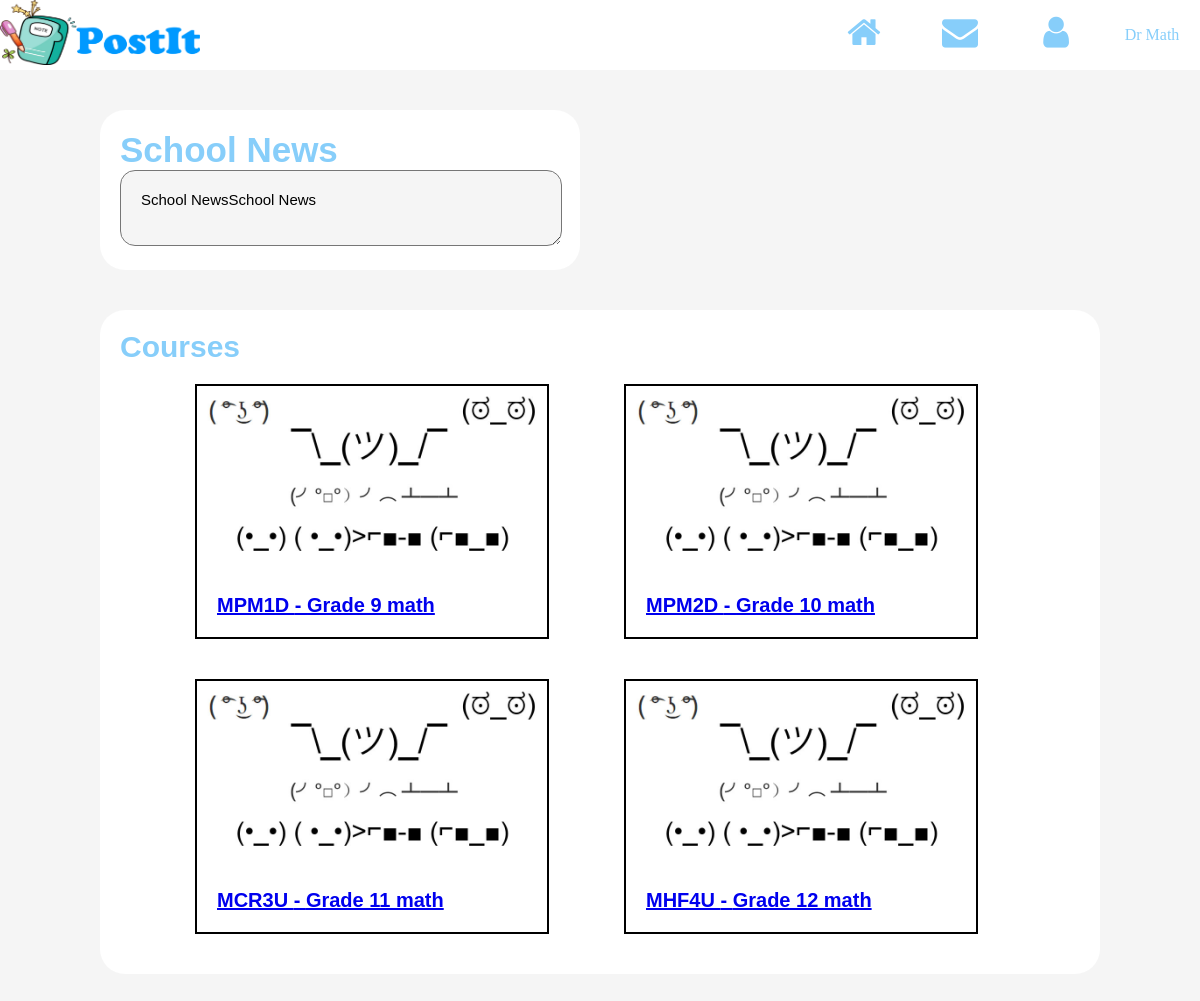
Screenshot of /coursePage_teacher.php (signed in) with the database file from the repository.
### tables this page shows
CREATE TABLE `news`  (
  `NewsID` int(11) NOT NULL AUTO_INCREMENT,
  `NewsContent` varchar(255) NULL DEFAULT NULL,
  `NewsType` int(11) NOT NULL,
  `ModTime` datetime(3) NULL DEFAULT NULL,
  `ModUser` int(11) NULL DEFAULT NULL,
  PRIMARY KEY (`NewsID`) USING BTREE
);

CREATE TABLE `teacher_course`  (
  `TeacherCourseID` int(11) NOT NULL AUTO_INCREMENT,
  `TeacherID` int(11) NULL DEFAULT NULL,
  `CourseID` int(11) NULL DEFAULT NULL,
  PRIMARY KEY (`TeacherCourseID`) USING BTREE
);

CREATE TABLE `course`  (
  `ID` int(11) NOT NULL AUTO_INCREMENT,
  `Grade` int(11) NOT NULL,
  `CourseID` varchar(255) NOT NULL,
  `CourseName` varchar(255) NOT NULL,
  `TeacherID` int(11) NOT NULL,
  `CourseNews` varchar(255) NULL DEFAULT NULL,
  PRIMARY KEY (`ID`) USING BTREE
);

### functions.php (called while the page is built, shortened)
<?php
function getDB()
{
	$conn = mysqli_connect(DBHOST,DBUSER,DBPASS,DBNAME);
	mysqli_query($conn, "set names utf8");
	return $conn;
}
function runQuery($db, $query)
{
	$results = mysqli_query($db, $query);
	return $results;
}
?>

### coursePage_teacher.php (the view, shortened to what this page needs)
<!DOCTYPE html>
<html>
    <head>
        <link rel="stylesheet" href="css/project.css">
        <link rel="stylesheet" href="https://cdnjs.cloudflare.com/ajax/libs/font-awesome/4.7.0/css/font-awesome.min.css">
    </head>
    <body>
    <div class="icon-bar">
        <img class="logo-img" src="img/postit.png">
        <a style="font-size: 16px;line-height: 46px;">
        	<?php
        		include 'functions.php';
				$results = runQuery(getDb(), "select * from news limit 1");
				$arr = mysqli_fetch_row($results);
				if(!empty($_SESSION["user"])){
					$user = $_SESSION["user"];
					echo $user[1];
				}
    		?>
        </a>
        <a href="#"><i class="fa fa-user"></i></a>
        <a href="#"><i class="fa fa-envelope"></i></a>
        <a href="coursePage_teacher.php"><i class="fa fa-home"></i></a>
    </div>
    <div class="page">
        <div class="news_area">
            <h1 id="news_title">School News</h1>
            <textarea class="News" readonly><?php echo $arr[1];?></textarea>
        </div>
        <div class="courses">
            <h2 id="courses_title">Courses</h2>
            <?php
				$sql = "select * from course a INNER JOIN teacher_course b on a.id = b.CourseID WHERE b.TeacherID = '".$user[0]."'";
				$results = runQuery(getDb(), $sql);
	  			while($arr = mysqli_fetch_row($results)) {
		    ?>
            <div class="courses_block">
                <a href="notes_dropbox.php?courseid=<?php echo $arr[0] ?>"><img class="course_img" src="img/image.jpg"></a>
                <a href="notes_dropbox.php?courseid=<?php echo $arr[0] ?>"><h3 id="couese_id"> <?php echo $arr[2].' - '.$arr[3]?></h3></a>
            </div>
            <?php
            	}
            ?>
        </div>
    </div>
    </body>
</html>

### css/project.css (style rules this page uses)
body { padding: 0; font-size: 15px; background-color: #F5F5F5; margin: 0; }
.page { margin: 0 auto; max-width: 1000px; }
.icon-bar { width: 100%; background-color: white; overflow: auto; }
.icon-bar a { float: right; width: 8%; text-align: center; padding: 12px 0; color: #87CEFA; font-size: 36px; }
.logo-img { display: inline-block; vertical-align: top; margin-right: 20px; width: 200px; height: 65px; }
.news_area { margin-top: 40px; background-color: white; padding: 20px; width: 440px; border-radius: 25px; }
#news_title { font-size: 35px; margin-bottom: 0; margin-top: 0; font-family: "Arial Black", Gadget, sans-serif; color: #87CEFA; }
.News { margin-top: 0; border-radius: 15px; width: 400px; padding: 20px; background-color: #F5F5F5; font-size: 15px; font-family: "Arial", Gadget, sans-serif; }
.courses { margin-top: 40px; background-color: white; padding: 20px; border-radius: 25px; margin-bottom: 40px; }
#courses_title { font-size: 30px; margin-top: 0; margin-bottom: 0; font-family: "Arial Black", Gadget, sans-serif; color: #87CEFA; }
.courses_block { margin-left: 75px; border: 2px solid; width: 350px; float: left; margin-bottom: 20px; margin-top: 20px; }
.courses::after { content: ""; clear: both; display: table; }
.course_img { width:350px; border-radius: 25px; }
#couese_id { margin-left: 20px; text-align:left; font-size: 20px; font-family: "Arial", Gadget, sans-serif; }

### rows the page displays
news: NewsContent "School NewsSchool News"
teacher_course: CourseID.CourseID "MPM1D", CourseID.CourseName "Grade 9 math"
teacher_course: CourseID.CourseID "MPM2D", CourseID.CourseName "Grade 10 math"
teacher_course: CourseID.CourseID "MCR3U", CourseID.CourseName "Grade 11 math"
teacher_course: CourseID.CourseID "MHF4U", CourseID.CourseName "Grade 12 math"

### other values shown
$user[1] "Dr Math"
